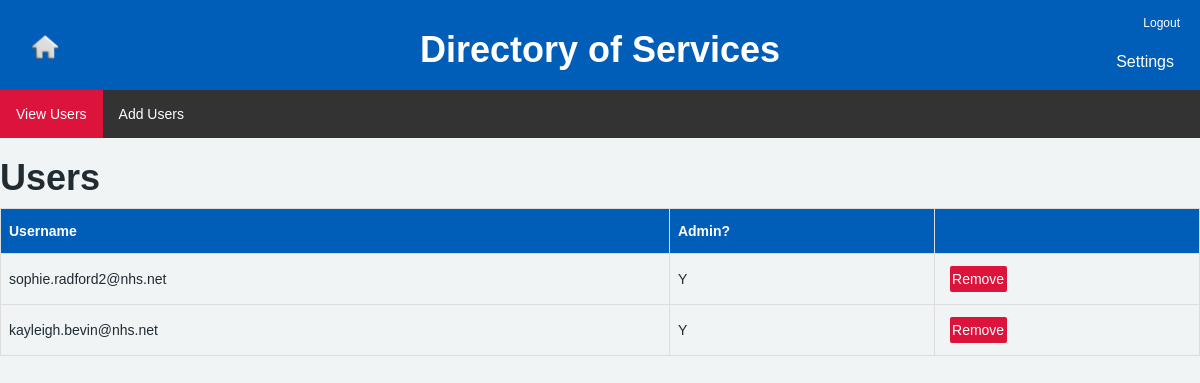
Page /users.html (signed in) on the committed database.
### app.py (models this page shows)
class User(Base):
    __tablename__ = 'users'
    id = Column(Integer, primary_key=True)
    site = Column(String, nullable=False)
    name = Column(Text, nullable=False)
    email = Column(String, nullable=False)
    password = Column(String, nullable=False)
    is_admin = Column(String)

### app.py (the view)
@app.route("/users.html")
def users_list():
    role = session.get('role')
    site = session.get('site')
    Session = sessionmaker(bind=engine)
    db_session = Session()
    user_list = db_session.query(User).all()
    user_list = [line for line in user_list if line.site == site]
    db_session.close()
    return render_template("users.html", userslist=user_list, role=role)

### templates/users.html (shortened to what this page needs)
<!DOCTYPE html>
<html lang="en">
<head>
    <link rel="stylesheet" href="https://cdnjs.cloudflare.com/ajax/libs/font-awesome/4.7.0/css/font-awesome.min.css">
    <link href="https://stackpath.bootstrapcdn.com/bootstrap/3.4.1/css/bootstrap.min.css" rel="stylesheet">
    <link href="https://cdn.jsdelivr.net/npm/summernote@0.8.18/dist/summernote.min.css" rel="stylesheet">
    <link rel="stylesheet" type="text/css" href="{{ url_for('static', filename='css/styles.css') }}">
</head>
<body>
    <div class="header">
        <h1>Directory of Services</h1>
    </div>
    <a href="/" class="dofs-logout">Logout</a>
    <div class="dropdown-for-settings-button">
        <button class="dropbtn-for-settings-button">Settings</button>
    </div>
    <a class="btn-back" href="AtoZ.html">
        <img class="Home" src="{{ url_for('static', filename='images/home.webp') }}" alt="Home Button">
    </a>
    <ul class="navbarpos">
        <li><a class="dofs-active dofs-hover" href="users.html">View Users</a></li>
        <li><a href="addusers.html" class="dofs-hover">Add Users</a></li>
    </ul>
    <h1>Users</h1>
    <table id="table">
        <thead>
            <th>Username</th>
            <th>Admin?</th>
            <th></th>
        </thead>
        <tbody>
            {% for line in userslist %}
            <tr>
                <td>{{ line['email'] }}</td>
                <td>{{ line['is_admin'] }}</td>
                <td>
                    <form action="/remove_user/{{ line['id'] }}" method="POST">
                        <button type="submit" class="removebtn">Remove</button>
                    </form>
                </td>
            </tr>
            {% endfor %}
        </tbody>
    </table>
</body>
</html>

### static/css/styles.css (style rules this page uses)
body { margin: 0px; background-color: #f0f4f5; color: #212b32; font-family: sans-serif; }
h1 { font-weight: bold; }
.header { padding: 10px; text-align: center; background: #005eb8; color: #fff; font-size: 16px; border-bottom: 1px solid rgba(255,255,255,.2); }
.dofs-active { background-color: crimson; }
a.btn-back { position: absolute; background: #005eb8; color: #fff; width: 5%; padding: 0.2%; left: 15px; top: 30px; font-size: 14px; border-radius: 10px; text-align: center; display: inline-block; text-decoration: none; }
.Home { width: 30px; height: 30px; }
.navbarpos { margin-top: -20.5px; }
ul { list-style-type: none; margin: 0; padding: 0; overflow: hidden; background-color: #333; }
li { float: left; }
li a { display: block; color: white; text-align: center; padding: 14px 16px; text-decoration: none; width: 100%; }
.removebtn { background: crimson; color: #fff; padding: 1.2% 1%; margin: 1.7% 2.7%; border-radius: 2px; text-align: center; display: inline-block; text-decoration: none; border: none; }
#table { border-collapse: collapse; width: 100%; }
#table td, #table th { border: 1px solid #ddd; padding: 8px; word-wrap: break-word; }
#table th { padding-top: 12px; padding-bottom: 12px; text-align: left; background-color: #005eb8; color: white; }
.dofs-logout { position: absolute; top: 15px; right: 20px; color: #fff; text-decoration: none; font-size: 12px; }
.dropbtn-for-settings-button { position: absolute; top: 35px; right: 10px; background-color: #005eb8; color: white; padding: 16px; font-size: 16px; border: none; }
.dropdown-for-settings-button { display: inline-block; }
* { box-sizing: border-box; }

### rows in the picture
User: email "sophie.radford2@nhs.net", is_admin "Y"
User: email "kayleigh.bevin@nhs.net", is_admin "Y"
